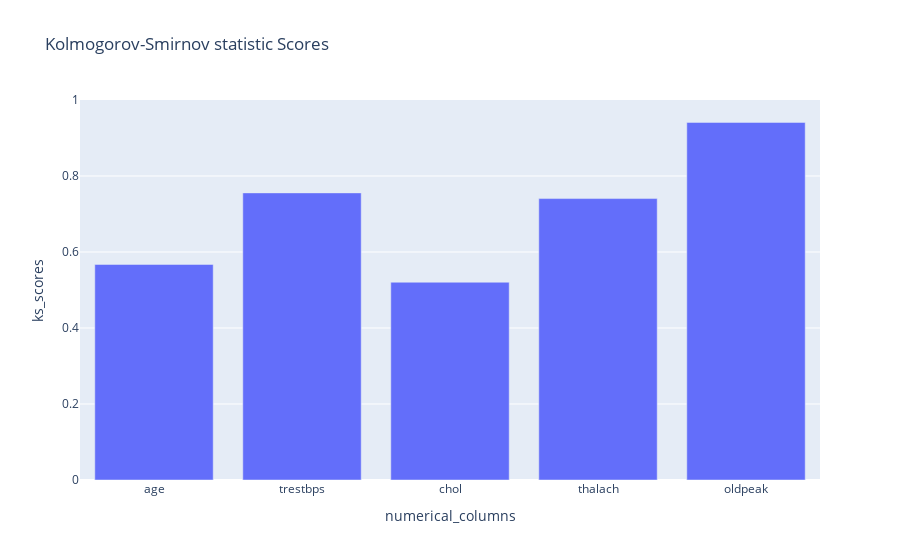

Notebook cell for this chart:
### Code cell
ks_figure

### Figure 1 — Plotly figure (JSON) as saved in the notebook; plotly's stock layout.template omitted (floating-point values rounded to 4 significant figures)
{"data": [{"alignmentgroup": "True", "hovertemplate": "numerical_columns=%{x}<br>ks_scores=%{y}<extra></extra>", "legendgroup": "", "marker": {"color": "#636efa", "pattern": {"shape": ""}}, "name": "", "offsetgroup": "", "orientation": "v", "showlegend": false, "textposition": "inside", "type": "bar", "x": ["age", "trestbps", "chol", "thalach", "oldpeak"], "xaxis": "x", "y": [0.5672, 0.7556, 0.5204, 0.7406, 0.941], "yaxis": "y"}], "layout": {"barmode": "relative", "legend": {"tracegroupgap": 0}, "title": {"text": "Kolmogorov-Smirnov statistic Scores"}, "xaxis": {"anchor": "y", "domain": [0, 1], "title": {"text": "numerical_columns"}}, "yaxis": {"anchor": "x", "domain": [0, 1], "range": [0, 1], "title": {"text": "ks_scores"}}}}
